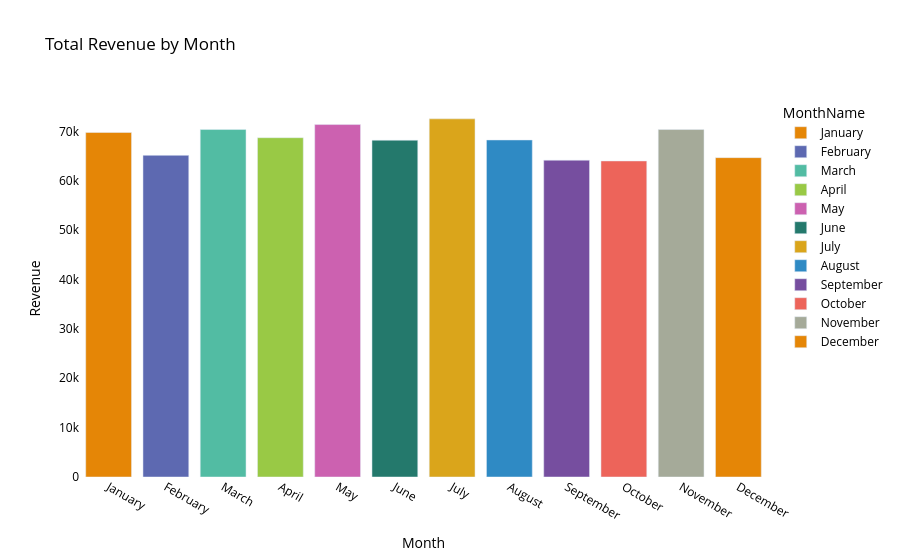

The code cell stored with this chart in its notebook:
### Code cell
# Make a vizualisation of monthly revenue with plotly

fig = px.bar(
    RevenueperMonth,
    x='MonthName',
    y='total_price',
    title='Total Revenue by Month',
    color='MonthName',
    color_discrete_sequence=px.colors.qualitative.Vivid
)
fig.update_layout(
    plot_bgcolor='white',
    paper_bgcolor='white',
    font=dict(color='black'),
     xaxis_title='Month',
    yaxis_title='Revenue'
)
fig.show()

### Figure 1 — Plotly figure (JSON) as saved in the notebook; plotly's stock layout.template omitted (floating-point values rounded to 4 significant figures)
{"data": [{"hovertemplate": "MonthName=%{x}<br>total_price=%{y}<extra></extra>", "legendgroup": "January", "marker": {"color": "rgb(229, 134, 6)", "pattern": {"shape": ""}}, "name": "January", "orientation": "v", "showlegend": true, "textposition": "auto", "type": "bar", "x": ["January"], "xaxis": "x", "y": [69790.0], "yaxis": "y"}, {"hovertemplate": "MonthName=%{x}<br>total_price=%{y}<extra></extra>", "legendgroup": "February", "marker": {"color": "rgb(93, 105, 177)", "pattern": {"shape": ""}}, "name": "February", "orientation": "v", "showlegend": true, "textposition": "auto", "type": "bar", "x": ["February"], "xaxis": "x", "y": [65160.0], "yaxis": "y"}, {"hovertemplate": "MonthName=%{x}<br>total_price=%{y}<extra></extra>", "legendgroup": "March", "marker": {"color": "rgb(82, 188, 163)", "pattern": {"shape": ""}}, "name": "March", "orientation": "v", "showlegend": true, "textposition": "auto", "type": "bar", "x": ["March"], "xaxis": "x", "y": [70400.0], "yaxis": "y"}, {"hovertemplate": "MonthName=%{x}<br>total_price=%{y}<extra></extra>", "legendgroup": "April", "marker": {"color": "rgb(153, 201, 69)", "pattern": {"shape": ""}}, "name": "April", "orientation": "v", "showlegend": true, "textposition": "auto", "type": "bar", "x": ["April"], "xaxis": "x", "y": [68740.0], "yaxis": "y"}, {"hovertemplate": "MonthName=%{x}<br>total_price=%{y}<extra></extra>", "legendgroup": "May", "marker": {"color": "rgb(204, 97, 176)", "pattern": {"shape": ""}}, "name": "May", "orientation": "v", "showlegend": true, "textposition": "auto", "type": "bar", "x": ["May"], "xaxis": "x", "y": [71400.0], "yaxis": "y"}, {"hovertemplate": "MonthName=%{x}<br>total_price=%{y}<extra></extra>", "legendgroup": "June", "marker": {"color": "rgb(36, 121, 108)", "pattern": {"shape": ""}}, "name": "June", "orientation": "v", "showlegend": true, "textposition": "auto", "type": "bar", "x": ["June"], "xaxis": "x", "y": [68230.0], "yaxis": "y"}, {"hovertemplate": "MonthName=%{x}<br>total_price=%{y}<extra></extra>", "legendgroup": "July", "marker": {"color": "rgb(218, 165, 27)", "pattern": {"shape": ""}}, "name": "July", "orientation": "v", "showlegend": true, "textposition": "auto", "type": "bar", "x": ["July"], "xaxis": "x", "y": [72560.0], "yaxis": "y"}, {"hovertemplate": "MonthName=%{x}<br>total_price=%{y}<extra></extra>", "legendgroup": "August", "marker": {"color": "rgb(47, 138, 196)", "pattern": {"shape": ""}}, "name": "August", "orientation": "v", "showlegend": true, "textposition": "auto", "type": "bar", "x": ["August"], "xaxis": "x", "y": [68280.0], "yaxis": "y"}, {"hovertemplate": "MonthName=%{x}<br>total_price=%{y}<extra></extra>", "legendgroup": "September", "marker": {"color": "rgb(118, 78, 159)", "pattern": {"shape": ""}}, "name": "September", "orientation": "v", "showlegend": true, "textposition": "auto", "type": "bar", "x": ["September"], "xaxis": "x", "y": [64180.0], "yaxis": "y"}, {"hovertemplate": "MonthName=%{x}<br>total_price=%{y}<extra></extra>", "legendgroup": "October", "marker": {"color": "rgb(237, 100, 90)", "pattern": {"shape": ""}}, "name": "October", "orientation": "v", "showlegend": true, "textposition": "auto", "type": "bar", "x": ["October"], "xaxis": "x", "y": [64030.0], "yaxis": "y"}, {"hovertemplate": "MonthName=%{x}<br>total_price=%{y}<extra></extra>", "legendgroup": "November", "marker": {"color": "rgb(165, 170, 153)", "pattern": {"shape": ""}}, "name": "November", "orientation": "v", "showlegend": true, "textposition": "auto", "type": "bar", "x": ["November"], "xaxis": "x", "y": [70400.0], "yaxis": "y"}, {"hovertemplate": "MonthName=%{x}<br>total_price=%{y}<extra></extra>", "legendgroup": "December", "marker": {"color": "rgb(229, 134, 6)", "pattern": {"shape": ""}}, "name": "December", "orientation": "v", "showlegend": true, "textposition": "auto", "type": "bar", "x": ["December"], "xaxis": "x", "y": [64700.0], "yaxis": "y"}], "layout": {"barmode": "relative", "font": {"color": "black"}, "legend": {"title": {"text": "MonthName"}, "tracegroupgap": 0}, "paper_bgcolor": "white", "plot_bgcolor": "white", "title": {"text": "Total Revenue by Month"}, "xaxis": {"anchor": "y", "categoryarray": ["January", "February", "March", "April", "May", "June", "July", "August", "September", "October", "November", "December"], "categoryorder": "array", "domain": [0, 1], "title": {"text": "Month"}}, "yaxis": {"anchor": "x", "domain": [0, 1], "title": {"text": "Revenue"}}}}
